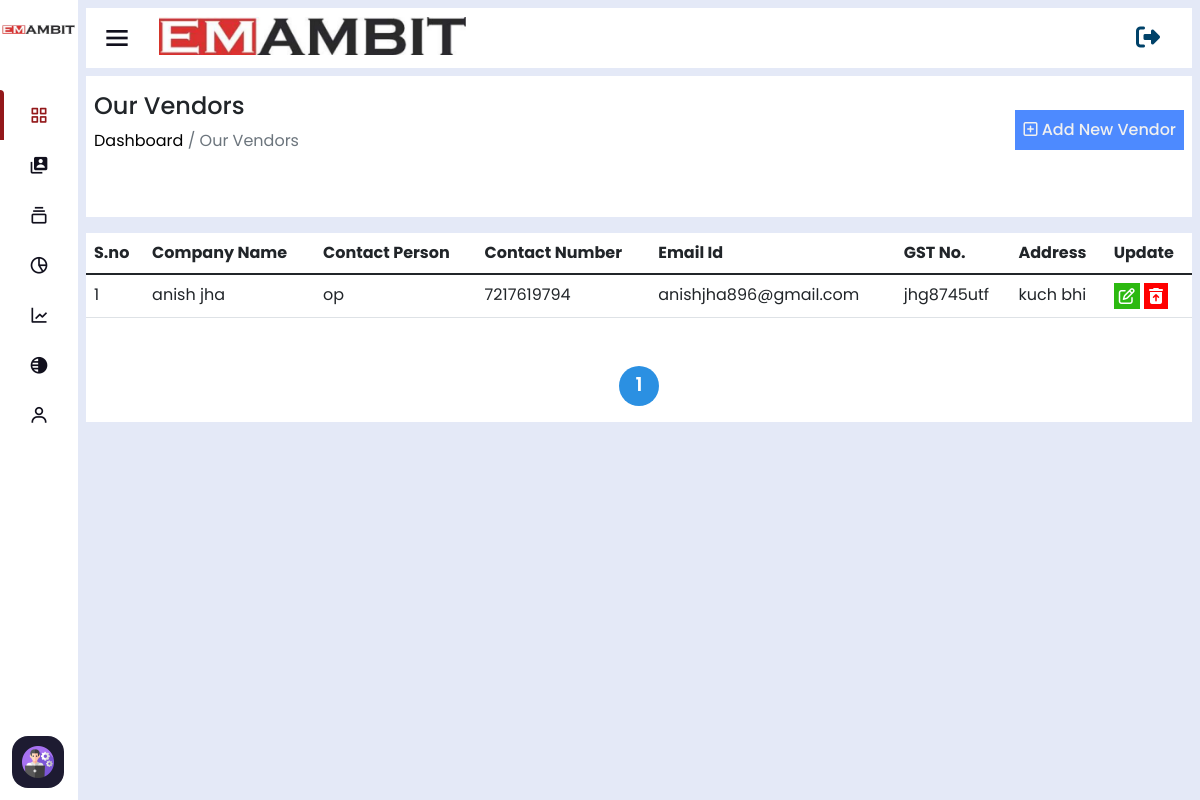
The page /manage-vendors/ (signed in) on the database its author committed.
### home/models.py (models this page shows, shortened)
class AddPurchaseComapny(models.Model):
    purchase_name=models.CharField(max_length=254)
    purchase_phone=models.CharField(max_length=254)
    purchase_person=models.CharField(max_length=254)
    purchase_email=models.CharField(max_length=254)
    purchase_gst=models.CharField(max_length=254)
    purchase_address=models.CharField(max_length=254)
    timestampt=models.DateTimeField(auto_now_add=True,null=True,blank=True)

### home/views.py (the view)
# urls.py: path('manage-vendors/',ShowPurchaseCompany_view),
@login_required(login_url='/login')
def ShowPurchaseCompany_view(request):
    data=AddPurchaseComapny.objects.all()
    p = Paginator(data, 8)
    page_number = request.GET.get('page')
    try:
        page_obj = p.get_page(page_number)
    except PageNotAnInteger:
        page_obj = p.page(1)
    except EmptyPage:
        page_obj = p.page(p.num_pages)
    return render(request,'purchase-company.html',{'data':page_obj})

### home/templates/purchase-company.html (shortened to what this page needs)
<!DOCTYPE html>
<html lang="en" dir="ltr">
<head>
  {% include 'header-links.html' %}
</head>
<body>
  {% include 'header.html' %}
  {% if user.is_authenticated and user.is_superuser %}
  <section class="nav-section">
    {% include 'subtitle.html' %}
    <div class="breadcum">
        <div class="flex">
            <div>
                <h2>Our Vendors</h2>
                <p> <a href="/">  Dashboard</a> / Our Vendors</p>
            </div>
            <div class="assign-engineer-btn p-2">
                <a href="/add-vendors"><i class="fa-regular fa-square-plus"></i> Add New Vendor</a>
            </div>
        </div>
    </div>
    <div class="assign-engineer-table overflow-auto editable-table" style="background: white;">
        <div class="row">
            <div class="col-md-12">
                <table class="table large-table">
                    <thead>
                      <tr>
                        <th scope="col">S.no</th>
                        <th scope="col">Company Name</th>
                        <th scope="col">Contact Person</th>
                        <th scope="col">Contact Number</th>
                        <th scope="col">Email Id</th>
                        <th scope="col">GST No.</th>
                        <th scope="col">Address</th>
                        <th scope="col">Update</th>
                      </tr>
                    </thead>
                    <tbody>
                      {% for i in data.object_list %}
                      <tr>
                        <td>{{forloop.counter}}</td>
                        <td>{{i.purchase_name}}</td>
                        <td>{{i.purchase_person}}</td>
                        <td>{{i.purchase_phone}}</td>
                        <td>{{i.purchase_email}}</td>
                        <td>{{i.purchase_gst}}</td>
                        <td>{{i.purchase_address}}</td>
                        <td>
                            <a href="/update-orders/{{i.id}}"><i class="fa-regular fa-pen-to-square"></i></a>
                            <a href="/delete-orders/{{i.id}}"><i class="fa-solid fa-trash-can-arrow-up"></i></a>
                        </td>
                      </tr>
                      {% endfor %}
                    </tbody>
                </table>
                <div class="pagination">
                  <span class="num" >{{data.number}}</span>
                </div>
            </div>
        </div>
    </div>
  </section>
  {% else %}
  <script>
      window.location.href='/page-note-found'
  </script>
  {% endif %}
</body>
</html>

### home/static/assets/css/sidebar.css (style rules this page uses)
* { margin: 0; padding: 0; box-sizing: border-box; font-family: 'Poppins', sans-serif; }
.nav-section { position: relative; background: #E4E9F7; min-height: 100vh; left: 260px; width: calc(100% - 260px); transition: all 0.5s ease; }
.sidebar.close~.nav-section { left: 78px; width: calc(100% - 78px); }

### home/static/assets/css/style.css (style rules this page uses)
* { margin: 0; padding: 0; box-sizing: border-box; font-family: "Poppins" , sans-serif; text-decoration: none; }
a { text-decoration: none !important; }
:root { --main-bg : #E4E9F7; --light-white: #f0f0f0; --light-white-p: #6c757d; --color-anchor: #0d6efd; --color-blue: #4d8aff; --color-dark-blue: #004269; --color-blu : #4387c0; --color-blue-light : #00AAA9; --color-orange : orange; --color-green : rgb(44, 185, 16); }
.flex { display: flex; align-items: center; justify-content: space-between; margin-bottom: 2rem; }
.breadcum { background: white; padding: 1rem 0.5rem; margin-bottom: 1rem; }
.breadcum h2 { font-size: 1.5rem; }
.breadcum p { color: var(--light-white-p); }
.breadcum a { color: black; }
table { width: 100%; }
.assign-engineer-btn { background: var(--color-blue); display: inline-block; }
.assign-engineer-btn a { color: var(--light-white); font-weight: 500; }
.editable-table td .fa-pen-to-square { background: var(--color-green); color: white; padding: 5px; }
.editable-table td .fa-trash-can-arrow-up { background: red; color: white; padding: 5px; }
td .fa-trash-can-arrow-up { background: red; color: white; padding: 5px; }
.large-table { min-width: 850px; }
.nav-section { padding: 0.5rem !important; }
.pagination { padding: 1rem 0; display: flex; align-items: center; justify-content: space-evenly; width: 80%; margin: auto; margin-top: 2rem; background: rgba(255, 255, 255, 0.353); border-radius: 10px; }
.pagination .num { padding: 0.2rem 0.5rem; font-size: 1.2rem; font-weight: 600; background: rgb(43, 144, 226); color: white; height: 40px; width: 40px; border-radius: 50%; display: flex; align-items: center; justify-content: center; }

### rows shown on the page
AddPurchaseComapny: purchase_name "anish jha", purchase_person "op", purchase_phone "7217619794", purchase_email "anishjha896@gmail.com", purchase_gst "jhg8745utf", purchase_address "kuch bhi"

### other values the page prints
{{ data.number }} "1"
